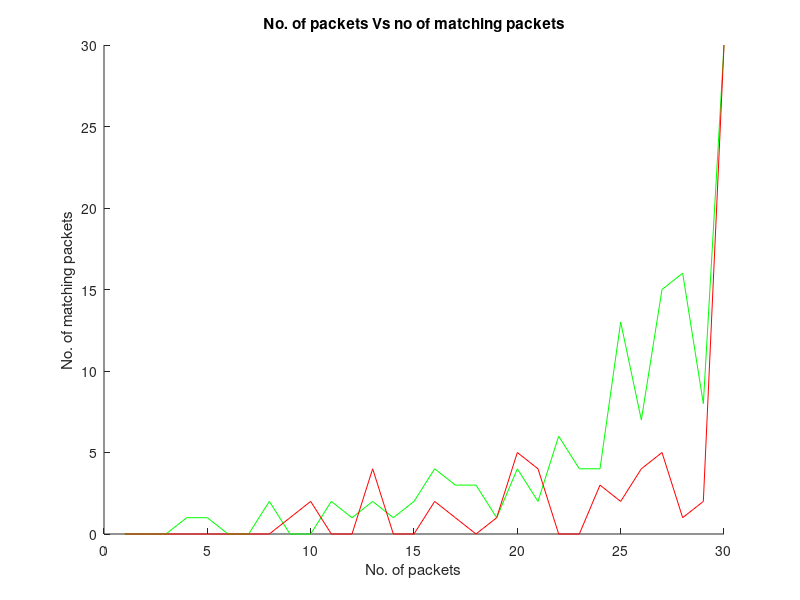

Write the MATLAB code that produced this figure.
load WS_spatial;
load WS_random;

figure
hold on;
plot(B(:,1),B(:,2),'g');
title("No. of packets Vs no of matching packets");
xlabel("No. of packets");
ylabel("No. of matching packets");
plot(D(:,1),D(:,2),'r');
hold off;